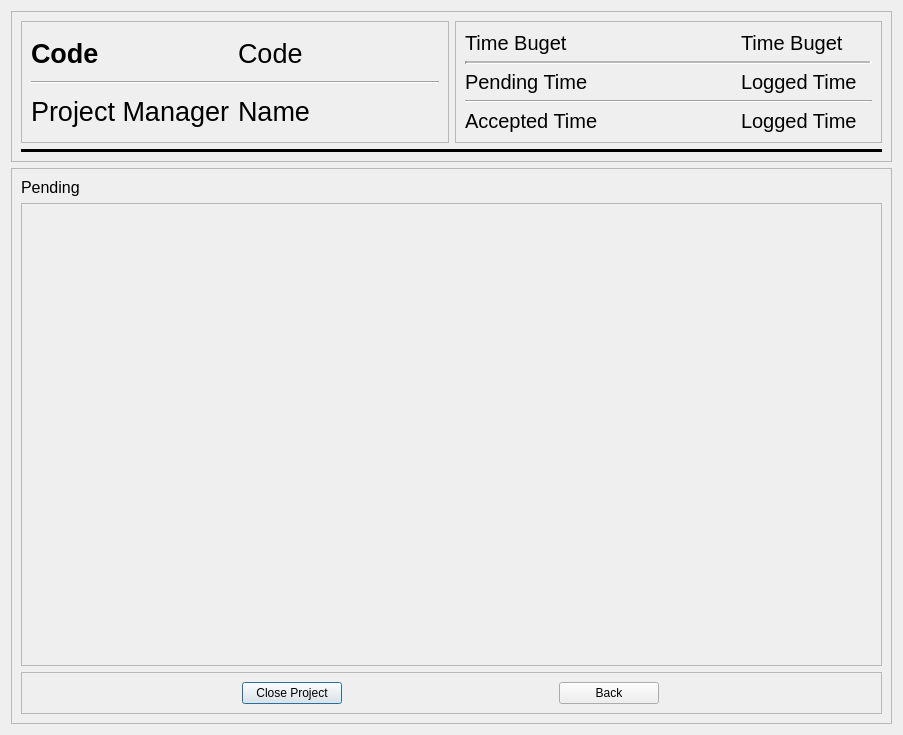
<?xml version="1.0" encoding="UTF-8"?>
<ui version="4.0">
 <class>project_reports</class>
 <widget class="QDialog" name="project_reports">
  <property name="geometry">
   <rect>
    <x>0</x>
    <y>0</y>
    <width>903</width>
    <height>735</height>
   </rect>
  </property>
  <property name="windowTitle">
   <string>Dialog</string>
  </property>
  <layout class="QGridLayout" name="gridLayout_4">
   <item row="0" column="0">
    <widget class="QFrame" name="frame_2">
     <property name="maximumSize">
      <size>
       <width>16777215</width>
       <height>180</height>
      </size>
     </property>
     <property name="frameShape">
      <enum>QFrame::StyledPanel</enum>
     </property>
     <property name="frameShadow">
      <enum>QFrame::Raised</enum>
     </property>
     <layout class="QGridLayout" name="gridLayout_2">
      <item row="0" column="1">
       <widget class="QFrame" name="frame_4">
        <property name="frameShape">
         <enum>QFrame::StyledPanel</enum>
        </property>
        <property name="frameShadow">
         <enum>QFrame::Raised</enum>
        </property>
        <layout class="QGridLayout" name="gridLayout_3">
         <item row="0" column="0">
          <widget class="QLabel" name="label_4">
           <property name="font">
            <font>
             <pointsize>15</pointsize>
             <weight>50</weight>
             <bold>false</bold>
            </font>
           </property>
           <property name="text">
            <string>Time Buget</string>
           </property>
          </widget>
         </item>
         <item row="0" column="2">
          <widget class="QLabel" name="time_budget">
           <property name="font">
            <font>
             <pointsize>15</pointsize>
             <weight>50</weight>
             <bold>false</bold>
            </font>
           </property>
           <property name="text">
            <string>Time Buget</string>
           </property>
          </widget>
         </item>
         <item row="4" column="0">
          <widget class="QLabel" name="label_7">
           <property name="font">
            <font>
             <pointsize>15</pointsize>
             <weight>50</weight>
             <bold>false</bold>
            </font>
           </property>
           <property name="text">
            <string>Accepted Time</string>
           </property>
          </widget>
         </item>
         <item row="2" column="0">
          <widget class="QLabel" name="label_6">
           <property name="font">
            <font>
             <pointsize>15</pointsize>
             <weight>50</weight>
             <bold>false</bold>
            </font>
           </property>
           <property name="text">
            <string>Pending Time</string>
           </property>
          </widget>
         </item>
         <item row="1" column="0" colspan="3">
          <widget class="Line" name="line">
           <property name="lineWidth">
            <number>2</number>
           </property>
           <property name="midLineWidth">
            <number>2</number>
           </property>
           <property name="orientation">
            <enum>Qt::Horizontal</enum>
           </property>
          </widget>
         </item>
         <item row="2" column="2">
          <widget class="QLabel" name="pending_time">
           <property name="font">
            <font>
             <pointsize>15</pointsize>
             <weight>50</weight>
             <bold>false</bold>
            </font>
           </property>
           <property name="text">
            <string>Logged Time</string>
           </property>
          </widget>
         </item>
         <item row="4" column="2">
          <widget class="QLabel" name="accepted_time">
           <property name="font">
            <font>
             <pointsize>15</pointsize>
             <weight>50</weight>
             <bold>false</bold>
            </font>
           </property>
           <property name="text">
            <string>Logged Time</string>
           </property>
          </widget>
         </item>
         <item row="3" column="0" colspan="3">
          <widget class="Line" name="line_3">
           <property name="orientation">
            <enum>Qt::Horizontal</enum>
           </property>
          </widget>
         </item>
        </layout>
       </widget>
      </item>
      <item row="0" column="0">
       <widget class="QFrame" name="frame_3">
        <property name="frameShape">
         <enum>QFrame::StyledPanel</enum>
        </property>
        <property name="frameShadow">
         <enum>QFrame::Raised</enum>
        </property>
        <layout class="QGridLayout" name="gridLayout">
         <item row="1" column="0" colspan="2">
          <widget class="Line" name="line_4">
           <property name="orientation">
            <enum>Qt::Horizontal</enum>
           </property>
          </widget>
         </item>
         <item row="0" column="1">
          <widget class="QLabel" name="name">
           <property name="font">
            <font>
             <pointsize>20</pointsize>
             <weight>50</weight>
             <bold>false</bold>
            </font>
           </property>
           <property name="text">
            <string>Code</string>
           </property>
          </widget>
         </item>
         <item row="2" column="1">
          <widget class="QLabel" name="manager">
           <property name="font">
            <font>
             <pointsize>20</pointsize>
             <weight>50</weight>
             <bold>false</bold>
            </font>
           </property>
           <property name="text">
            <string>Name</string>
           </property>
          </widget>
         </item>
         <item row="2" column="0">
          <widget class="QLabel" name="manager_msg">
           <property name="font">
            <font>
             <pointsize>20</pointsize>
             <weight>50</weight>
             <bold>false</bold>
            </font>
           </property>
           <property name="text">
            <string>Project Manager</string>
           </property>
          </widget>
         </item>
         <item row="0" column="0">
          <widget class="QLabel" name="code">
           <property name="font">
            <font>
             <pointsize>20</pointsize>
             <weight>75</weight>
             <bold>true</bold>
            </font>
           </property>
           <property name="text">
            <string>Code</string>
           </property>
          </widget>
         </item>
        </layout>
       </widget>
      </item>
      <item row="2" column="0" colspan="2">
       <widget class="Line" name="line_2">
        <property name="sizePolicy">
         <sizepolicy hsizetype="Minimum" vsizetype="Fixed">
          <horstretch>10</horstretch>
          <verstretch>0</verstretch>
         </sizepolicy>
        </property>
        <property name="maximumSize">
         <size>
          <width>16777215</width>
          <height>3</height>
         </size>
        </property>
        <property name="font">
         <font>
          <family>Pristina</family>
          <pointsize>1</pointsize>
          <weight>75</weight>
          <bold>true</bold>
         </font>
        </property>
        <property name="frameShadow">
         <enum>QFrame::Plain</enum>
        </property>
        <property name="lineWidth">
         <number>3</number>
        </property>
        <property name="midLineWidth">
         <number>3</number>
        </property>
        <property name="orientation">
         <enum>Qt::Horizontal</enum>
        </property>
       </widget>
      </item>
     </layout>
    </widget>
   </item>
   <item row="1" column="0">
    <widget class="QFrame" name="frame">
     <property name="frameShape">
      <enum>QFrame::StyledPanel</enum>
     </property>
     <property name="frameShadow">
      <enum>QFrame::Raised</enum>
     </property>
     <layout class="QGridLayout" name="gridLayout_5">
      <item row="4" column="1">
       <widget class="QScrollArea" name="pending">
        <property name="widgetResizable">
         <bool>true</bool>
        </property>
        <widget class="QWidget" name="pen">
         <property name="geometry">
          <rect>
           <x>0</x>
           <y>0</y>
           <width>863</width>
           <height>466</height>
          </rect>
         </property>
        </widget>
       </widget>
      </item>
      <item row="3" column="1">
       <widget class="QLabel" name="label">
        <property name="maximumSize">
         <size>
          <width>16777215</width>
          <height>20</height>
         </size>
        </property>
        <property name="font">
         <font>
          <pointsize>12</pointsize>
         </font>
        </property>
        <property name="text">
         <string>Pending</string>
        </property>
       </widget>
      </item>
      <item row="5" column="1">
       <widget class="QFrame" name="frame_5">
        <property name="frameShape">
         <enum>QFrame::StyledPanel</enum>
        </property>
        <property name="frameShadow">
         <enum>QFrame::Raised</enum>
        </property>
        <layout class="QGridLayout" name="gridLayout_6">
         <item row="0" column="0">
          <widget class="QPushButton" name="pushButton">
           <property name="maximumSize">
            <size>
             <width>100</width>
             <height>16777215</height>
            </size>
           </property>
           <property name="text">
            <string>Close Project</string>
           </property>
          </widget>
         </item>
         <item row="0" column="1">
          <widget class="QPushButton" name="pushButton_2">
           <property name="maximumSize">
            <size>
             <width>100</width>
             <height>16777215</height>
            </size>
           </property>
           <property name="text">
            <string>Back</string>
           </property>
          </widget>
         </item>
        </layout>
       </widget>
      </item>
     </layout>
    </widget>
   </item>
  </layout>
 </widget>
 <resources/>
 <connections/>
</ui>
